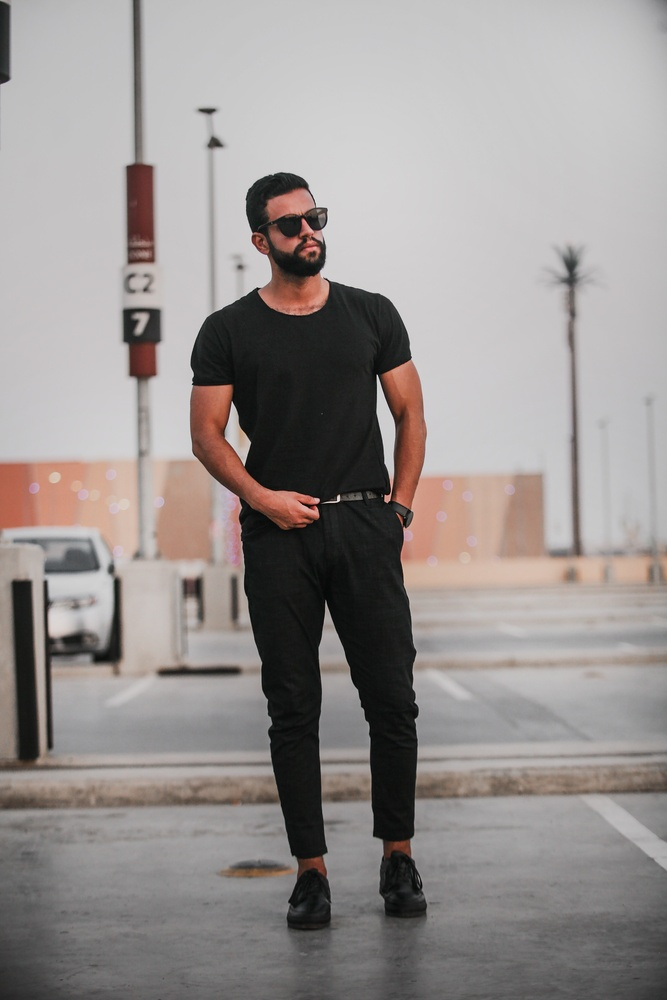
#> input picture pexels-el-sultan-3220386.jpg, 667 x 1000 px, shrunk from 2912 x 4368 before the run
$ jupyter execute opencv_Template-Matching.ipynb   (shell and % lines are left out)
#> lines starting #> are read from the running program, lines starting #| are printed output that depends on the picture
[cell 1]
#import library
import cv2
import matplotlib.pyplot as plt
import numpy as np

[cell 2]
#read images
full_img = cv2.imread("pexels-el-sultan-3220386.jpg")
#> full_img is the input picture: shape (1000, 667, 3); mean B, G, R 144.1, 146, 151.6
full_img = cv2.cvtColor(full_img, cv2.COLOR_BGR2RGB)

face = cv2.imread("fac_img.jpg")
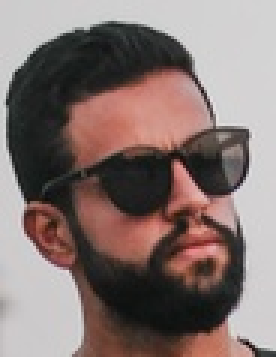
#> input picture fac_img.jpg, 92 x 119 px, shrunk from 403 x 520 before the run (shown 3 times larger)
#> face is the input picture: shape (119, 92, 3); mean B, G, R 112.5, 115.8, 131.9
face = cv2.cvtColor(face, cv2.COLOR_BGR2RGB)

height, wight, channels = face.shape
#> height = 119; wight = 92; channels = 3

methods = ['cv2.TM_CCOEFF', 'cv2.TM_CCOEFF_NORMED', 'cv2.TM_CCORR','cv2.TM_CCORR_NORMED', 'cv2.TM_SQDIFF', 'cv2.TM_SQDIFF_NORMED']

[cell 3]
#buld template maching
for m in methods:

    full_copy = full_img.copy()

    # Get the actual function instead of the string
    method = eval(m)

    # Apply template Matching with the method
    res = cv2.matchTemplate(full_copy, face, method)

    # Grab the Max and Min values, plus their locations
    min_val, max_val, min_loc, max_loc = cv2.minMaxLoc(res)

    if method in [cv2.TM_SQDIFF, cv2.TM_SQDIFF_NORMED]:
        top_left = min_loc
    else:
        top_left = max_loc

    # Assign the Bottom Right of the rectangle
    bottom_right = (top_left[0] + wight, top_left[1] + height)

    cv2.rectangle(full_copy,top_left, bottom_right, (255, 0, 0), 20)

    # Plot the Images
    plt.subplot(121)
    plt.imshow(res)
    plt.title('Result of Template Matching')

    plt.subplot(122)
    plt.imshow(full_copy)
    plt.title('Detected Point')

    plt.suptitle(m)


    plt.show()
    print('\n')
#> this loop made 6 passes
#> (min_val, max_val, min_loc, top_left, bottom_right) on passes 1 to 4: (-77353200, 187145248, (310, 792), (244, 165), (336, 284)), (-0.563, 0.997, (310, 792), (244, 165), (336, 284)), (93336768, 829844352, (274, 528), (328, 141), (420, 260)), (0.398, 0.999, (283, 568), (244, 165), (336, 284))
#> (min_val, max_val, max_loc, top_left, bottom_right) on passes 5 to 6: (1050342, 568037760, (289, 590), (244, 165), (336, 284)), (0.00159, 1, (268, 269), (244, 165), (336, 284))
#> pass 1, `res = cv2.matchTemplate(full_copy, face, method)`:
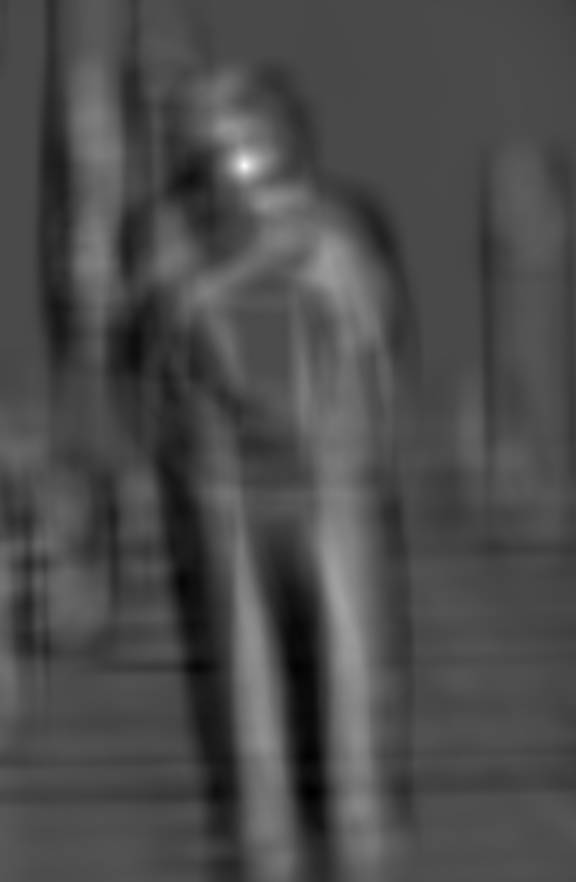
#> res: shape (882, 576) float32; min -77353200, max 187145248, mean 1230335.8; drawn with min black and max white
#> pass 1, `plt.show()`:
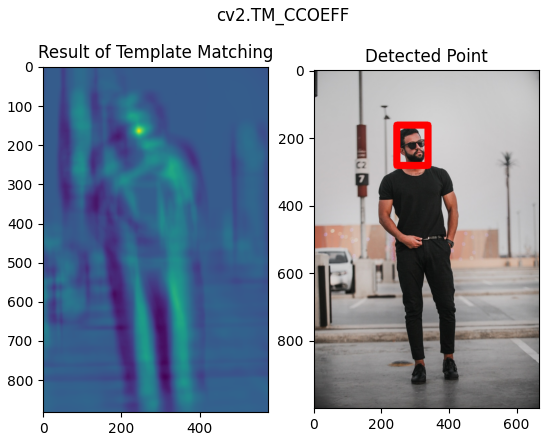
#> figure drawn by matplotlib, 2 panels
#> pass 2, `res = cv2.matchTemplate(full_copy, face, method)`:
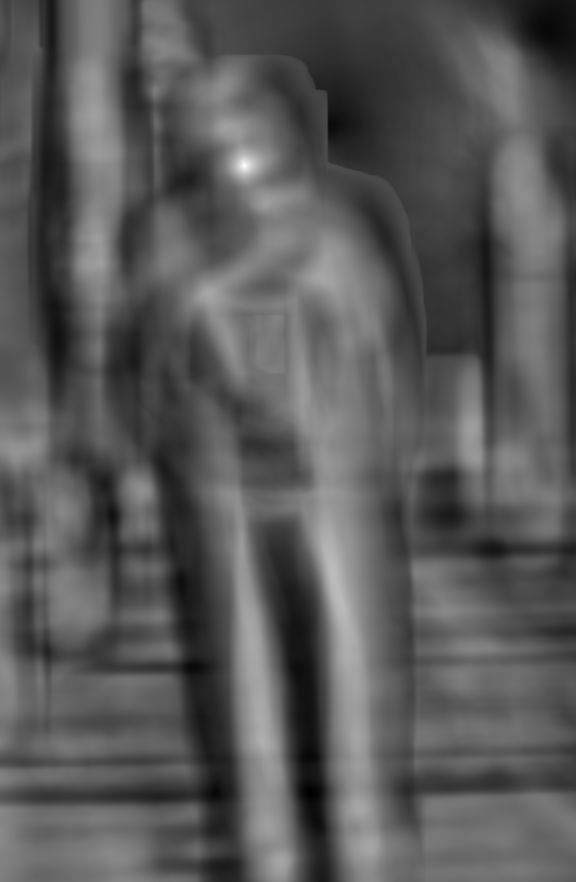
#> res: shape (882, 576) float32; min -0.563, max 0.997, mean -0.0172; drawn with min black and max white
#> pass 2, `plt.show()`:
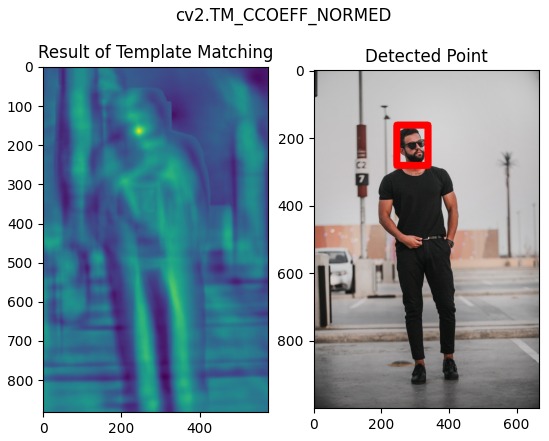
#> figure drawn by matplotlib, 2 panels
#> pass 3, `res = cv2.matchTemplate(full_copy, face, method)`:
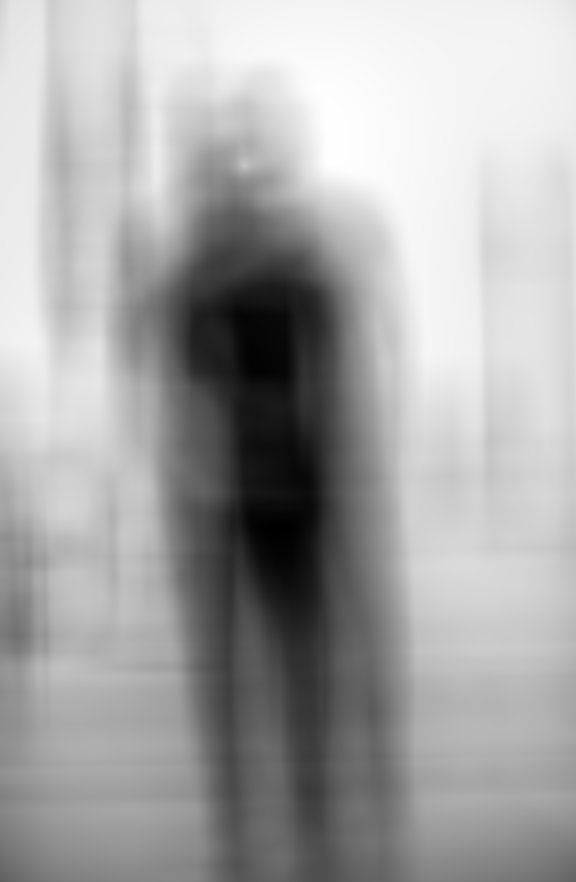
#> res: shape (882, 576) float32; min 93336768, max 829844352, mean 576572416; drawn with min black and max white
#> after the loop:
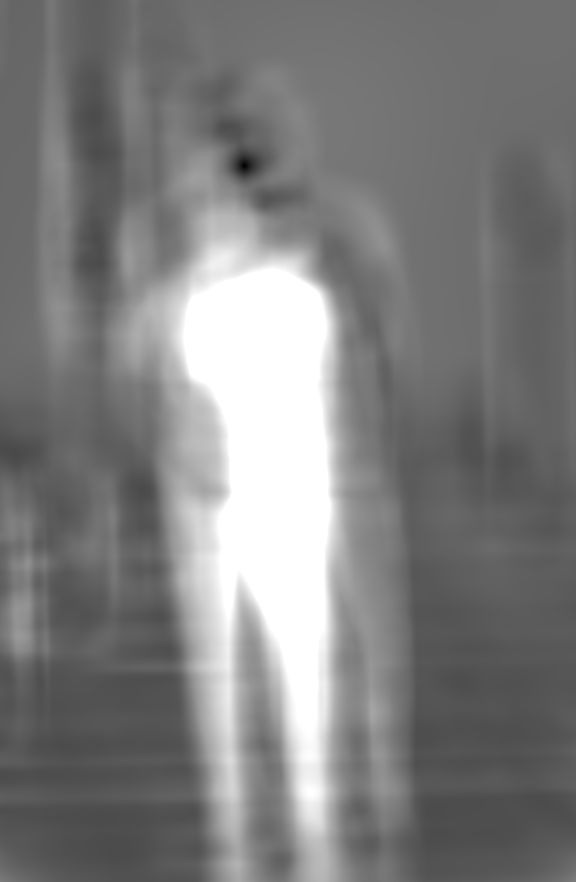
#> res: shape (882, 576) float32; min 0.00159, max 1, mean 0.498
